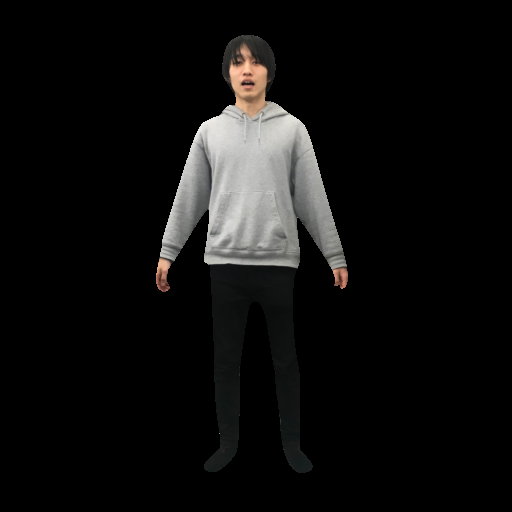
#> input picture sample_images/ryota.png, 512 x 512 px
$ python crop_img.py --input_image ../sample_images/ryota.png
#> lines starting #> are read from the running program, lines starting #| are printed output that depends on the picture; after the words box and inside, x2 and y2 are one past the last pixel; in counts of white or black regions, pixels touching at a corner belong together
import os
import cv2
import numpy as np

from pathlib import Path
import argparse

def get_bbox(msk):
    rows = np.any(msk, axis=1)
    cols = np.any(msk, axis=0)
    rmin, rmax = np.where(rows)[0][[0,-1]]
    cmin, cmax = np.where(cols)[0][[0,-1]]

    return rmin, rmax, cmin, cmax

def process_img(img, msk, bbox=None):
    if bbox is None:
        bbox = get_bbox(msk > 100)
    cx = (bbox[3] + bbox[2])//2
    cy = (bbox[1] + bbox[0])//2

    w = img.shape[1]
    h = img.shape[0]
    height = int(1.138*(bbox[1] - bbox[0]))
    hh = height//2

    # crop
    dw = min(cx, w-cx, hh)
    if cy-hh < 0:
        img = cv2.copyMakeBorder(img,hh-cy,0,0,0,cv2.BORDER_CONSTANT,value=[0,0,0])
        msk = cv2.copyMakeBorder(msk,hh-cy,0,0,0,cv2.BORDER_CONSTANT,value=0)
        cy = hh
    if cy+hh > h:
        img = cv2.copyMakeBorder(img,0,cy+hh-h,0,0,cv2.BORDER_CONSTANT,value=[0,0,0])
        msk = cv2.copyMakeBorder(msk,0,cy+hh-h,0,0,cv2.BORDER_CONSTANT,value=0)
    img = img[cy-hh:(cy+hh),cx-dw:cx+dw,:]
    msk = msk[cy-hh:(cy+hh),cx-dw:cx+dw]
    dw = img.shape[0] - img.shape[1]
    if dw != 0:
        img = cv2.copyMakeBorder(img,0,0,dw//2,dw//2,cv2.BORDER_CONSTANT,value=[0,0,0])
        msk = cv2.copyMakeBorder(msk,0,0,dw//2,dw//2,cv2.BORDER_CONSTANT,value=0)
    img = cv2.resize(img, (512, 512))
    msk = cv2.resize(msk, (512, 512))

    kernel = np.ones((3,3),np.uint8)
    msk = cv2.erode((255*(msk > 100)).astype(np.uint8), kernel, iterations = 1)

    return img, msk

def main():
    parser = argparse.ArgumentParser()
    parser.add_argument('-i', '--input_image', type=str, help='if the image has alpha channel, it will be used as mask')
    parser.add_argument('-m', '--input_mask', type=str)
    parser.add_argument('-o', '--out_path', type=str, default='./sample_images')
    args = parser.parse_args()

    img = cv2.imread(args.input_image, cv2.IMREAD_UNCHANGED)
#> img is the input picture: shape (512, 512, 4); mean B, G, R, A 14.6, 15.2, 15.5, 255
    if img.shape[2] == 4:
        msk = img[:,:,3:]
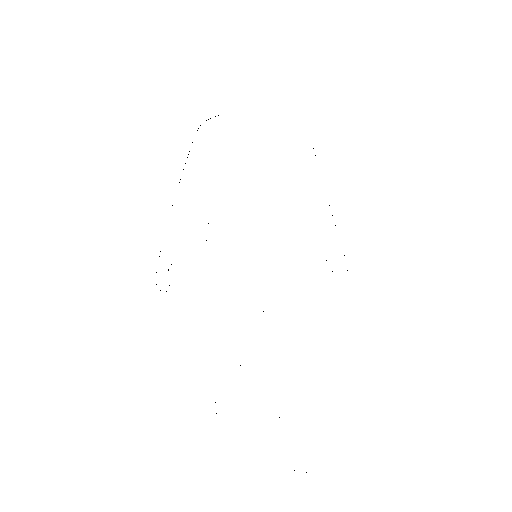
#> msk: shape (512, 512, 1); 100% white; black in thin lines or dots, all inside (x1, y1, x2, y2) = (156, 115, 348, 473)
        img = img[:,:,:3]
#> img: shape (512, 512, 3)
    else:
        msk = cv2.imread(args.input_mask, cv2.IMREAD_GRAYSCALE)

    img_new, msk_new = process_img(img, msk)
#> in get_bbox, `rmin, rmax = np.where(rows)[0][[0,-1]]`: rmin = 0; rmax = 511
#> in get_bbox, `cmin, cmax = np.where(cols)[0][[0,-1]]`: cmin = 0; cmax = 511
#> in process_img, `bbox = get_bbox(msk > 100)`: bbox = (0, 511, 0, 511)
#> in process_img, `cx = (bbox[3] + bbox[2])//2`: cx = 255
#> in process_img, `height = int(1.138*(bbox[1] - bbox[0]))`: height = 581
#> in process_img, `hh = height//2`: hh = 290
#> in process_img, `dw = min(cx, w-cx, hh)`: dw = 255
#> in process_img, `msk = cv2.copyMakeBorder(msk,hh-cy,0,0,0,cv2.BORDER_CONSTANT,value=0)`:
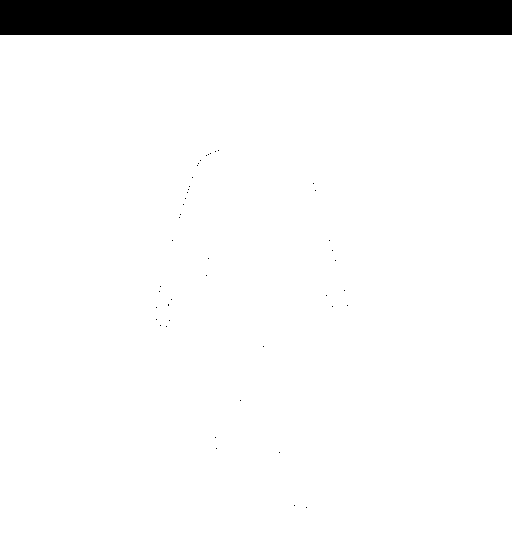
#> msk: shape (547, 512); 93.6% white; 45 black regions (44 under 20 px), largest, box (x1, y1, x2, y2) and area: (0, 0, 512, 35) 17920
#> in process_img, `cy = hh`: cy = 290
#> in process_img, `img = cv2.copyMakeBorder(img,0,cy+hh-h,0,0,cv2.BORDER_CONSTANT,value=[..`:
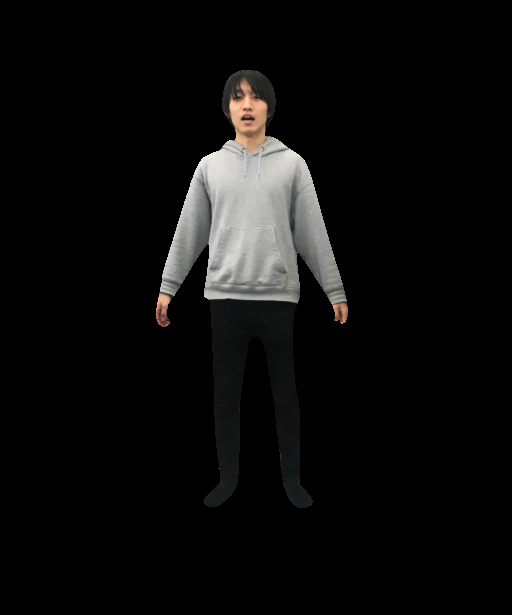
#> img: shape (615, 512, 3); mean of channels 0, 1, 2 12.2, 12.6, 12.9; drawn as B, G, R
#> in process_img, `msk = cv2.copyMakeBorder(msk,0,cy+hh-h,0,0,cv2.BORDER_CONSTANT,value=0)`:
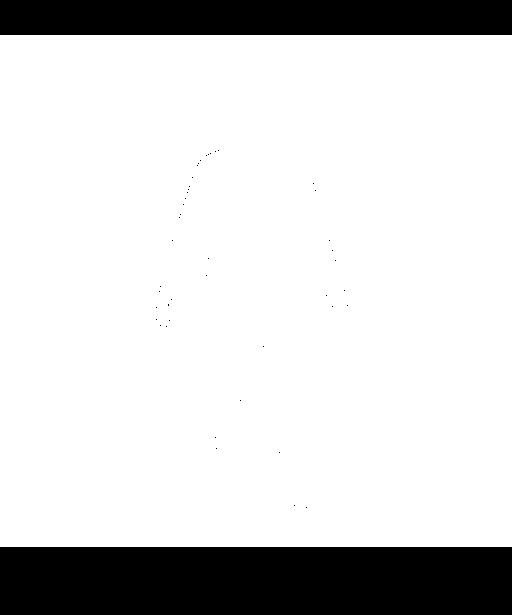
#> msk: shape (615, 512); 83.2% white; 46 black regions (44 under 20 px), largest, box (x1, y1, x2, y2) and area: (0, 547, 512, 615) 34816, (0, 0, 512, 35) 17920
#> in process_img, `img = img[cy-hh:(cy+hh),cx-dw:cx+dw,:]`:
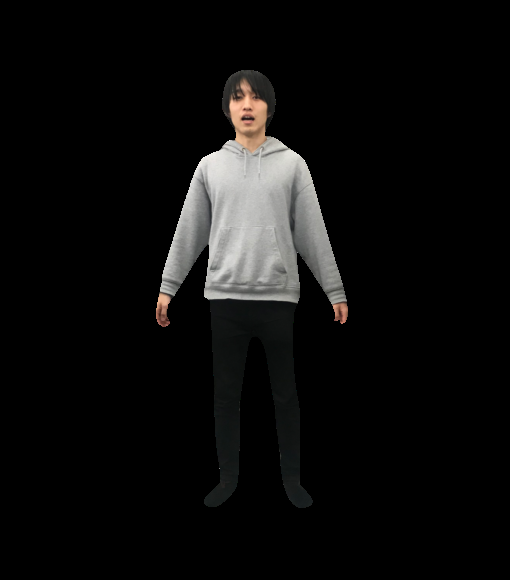
#> img: shape (580, 510, 3); mean of channels 0, 1, 2 13, 13.4, 13.7; drawn as B, G, R
#> in process_img, `msk = msk[cy-hh:(cy+hh),cx-dw:cx+dw]`:
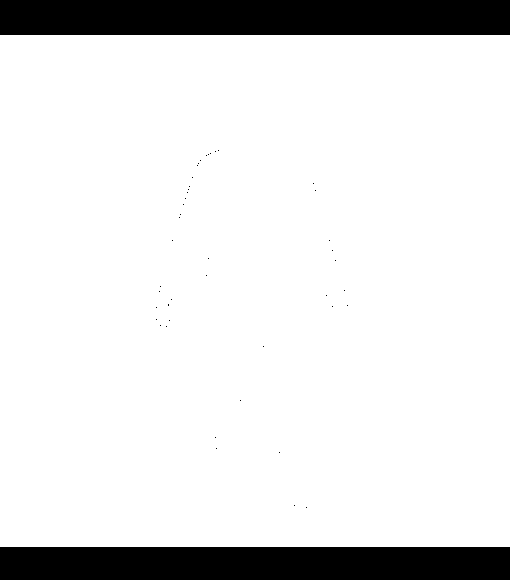
#> msk: shape (580, 510); 88.3% white; 46 black regions (44 under 20 px), largest, box (x1, y1, x2, y2) and area: (0, 0, 510, 35) 17850, (0, 547, 510, 580) 16830
#> in process_img, `msk = cv2.copyMakeBorder(msk,0,0,dw//2,dw//2,cv2.BORDER_CONSTANT,value..`: msk: shape (580, 580); 77.6% white; 45 black regions (44 under 20 px), largest, box (x1, y1, x2, y2) and area: (0, 0, 580, 580) 75280
#> in process_img, `msk = cv2.erode((255*(msk > 100)).astype(np.uint8), kernel, iterations..`:
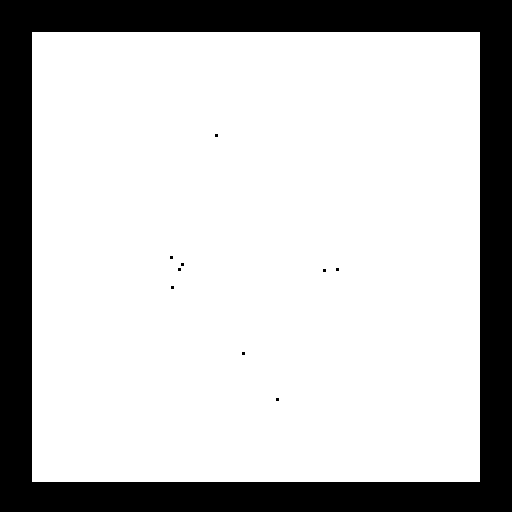
#> msk: shape (512, 512); 76.9% white; 10 black regions (9 under 20 px), largest, box (x1, y1, x2, y2) and area: (0, 0, 512, 512) 60544

    img_name = Path(args.input_image).stem

    cv2.imwrite(os.path.join(args.out_path, img_name + '.png'), img_new)
    cv2.imwrite(os.path.join(args.out_path, img_name + '_mask.png'), msk_new)

if __name__ == "__main__":
    main()
